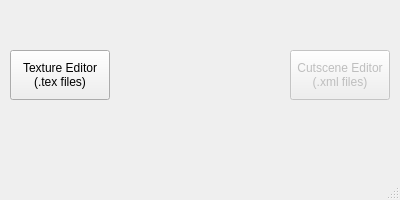
<?xml version="1.0" encoding="UTF-8"?>
<ui version="4.0">
 <class>MainWindow</class>
 <widget class="QMainWindow" name="MainWindow">
  <property name="geometry">
   <rect>
    <x>0</x>
    <y>0</y>
    <width>400</width>
    <height>200</height>
   </rect>
  </property>
  <property name="windowTitle">
   <string>DanUtil</string>
  </property>
  <widget class="QWidget" name="centralwidget">
   <widget class="QPushButton" name="mTexEditor">
    <property name="geometry">
     <rect>
      <x>10</x>
      <y>50</y>
      <width>100</width>
      <height>50</height>
     </rect>
    </property>
    <property name="text">
     <string>Texture Editor
(.tex files)</string>
    </property>
   </widget>
   <widget class="QPushButton" name="pushButton">
    <property name="enabled">
     <bool>false</bool>
    </property>
    <property name="geometry">
     <rect>
      <x>290</x>
      <y>50</y>
      <width>100</width>
      <height>50</height>
     </rect>
    </property>
    <property name="text">
     <string>Cutscene Editor
(.xml files)</string>
    </property>
   </widget>
  </widget>
  <widget class="QMenuBar" name="menubar">
   <property name="geometry">
    <rect>
     <x>0</x>
     <y>0</y>
     <width>400</width>
     <height>22</height>
    </rect>
   </property>
  </widget>
  <widget class="QStatusBar" name="statusbar"/>
 </widget>
 <resources/>
 <connections/>
</ui>
